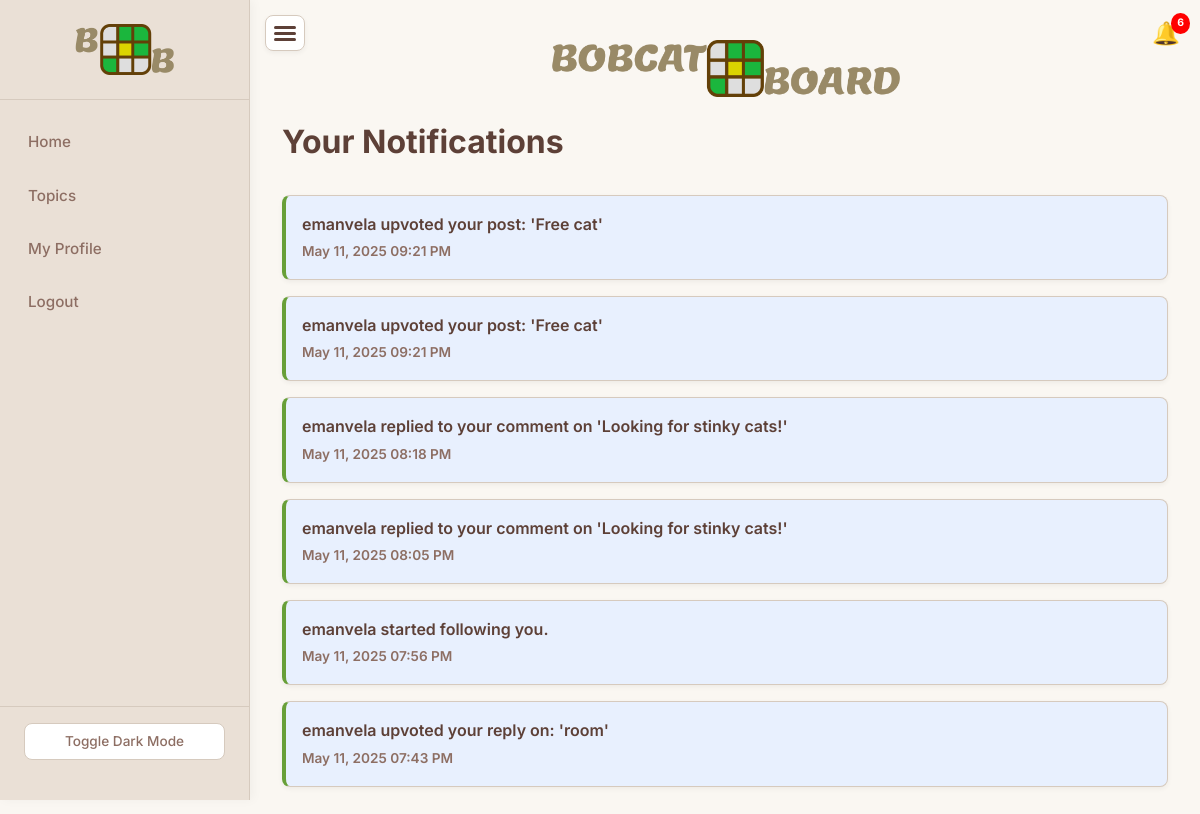
/notifications (signed in), run on the app's committed database.
### app/models.py (models this page shows, shortened)
class Notification(db.Model):
    id = db.Column(db.Integer, primary_key=True)
    user_id = db.Column(db.Integer, db.ForeignKey('user.id'), nullable=False)
    message = db.Column(db.String(255), nullable=False)
    timestamp = db.Column(db.DateTime, default=datetime.utcnow)
    is_read = db.Column(db.Boolean, default=False)
    user = db.relationship('User', backref='notifications')

### app/routes.py (the view)
@main.route('/notifications')
@login_required
def notifications():
    notifications = Notification.query.filter_by(user_id=current_user.id).order_by(Notification.timestamp.desc()).all()
    unread_ids = [n.id for n in notifications if not n.is_read]
    for n in notifications:
        if not n.is_read:
            n.is_read = True
    db.session.commit()
    return render_template('notifications.html', notifications=notifications, unread_ids=unread_ids, title="Your Notifications")

### app/routes.py (called while the page is built)
@login_manager.user_loader
def load_user(user_id):
    return User.query.get(int(user_id))

@main.app_context_processor
def inject_notification_count():
    if current_user.is_authenticated:
        count = Notification.query.filter_by(user_id=current_user.id, is_read=False).count()
        return dict(unread_notifications_count=count)
    return dict(unread_notifications_count=0)

### app/templates/notifications.html (shortened to what this page needs)
{% extends "base.html" %}
{% block content %}
<div style="display: flex; justify-content: center; align-items: center;">
    <a href="{{ url_for('main.home_page') if current_user.is_authenticated else url_for('main.login') }}" class="sidebar-brand" style="display: flex; justify-content: center; align-items: center;">
        <img src="../static/assets/Bobcat board text logo.png" alt="Bobcat Board" style="max-width: 350px;">
    </a>
</div>
<h1>Your Notifications</h1>
{% if notifications %}
    <ul class="notification-list">
        {% for note in notifications %}
            <li class="notification-item {% if note.id in unread_ids %}unread-temp{% else %}read{% endif %}">
                <div class="notification-message">
                    {% if note.post_id %}
                        <a href="{{ url_for('main.view_post', post_id=note.post_id) }}">{{ note.message }}</a>
                    {% else %}
                        {{ note.message }}
                    {% endif %}
                </div>
                <div class="notification-timestamp">{{ note.timestamp.strftime('%b %d, %Y %I:%M %p') }}</div>
            </li>
        {% endfor %}
    </ul>
{% else %}
    <p class="text-center text-muted">You have no notifications.</p>
{% endif %}
{% endblock %}

### app/static/styles.css (style rules this page uses)
:root { --font-primary: 'Inter', sans-serif; --card-hover-bg: #fefcf9; --background-main-light: #FAF7F2; --background-card-light: #FFFFFF; --sidebar-bg-light: #EAE0D6; --text-primary-light: #5D4037; --text-secondary-light: #8D6E63; --border-color-light: #D6CABE; --accent-primary-light: #689F38; --accent-primary-darker-light: #558B2F; --accent-secondary-light: #A1887F; --shadow-soft-light: 0 2px 5px rgba(0,0,0,0.05); --shadow-medium-light: 0 4px 12px rgba(93,64,55,0.08); --input-bg-light: #FFFCF9; --input-border-light: #BEB5AD; --input-focus-shadow-light: rgba(104, 159, 56, 0.25); --tag-badge-bg-light: #E9E4DD; --tag-badge-text-light: var(--text-secondary-light); --vote-score-bubble-bg-light: #E9E4DD; --vote-score-bubble-hover-bg-light: #DCD3C9; --default-pfp-bg-light: var(--accent-primary-light); --button-text-dark-on-green: #1a1a1a; --notification-bg: #ffffff; --background-main-dark: #2A231F; --background-card-dark: #3D352F; --sidebar-bg-dark: #302823; --sidebar-active-bg: #3a332d; --text-primary-dark: #E8E0D8; --text-secondary-dark: #B0A093; --border-color-dark: #5D4037; --accent-primary-dark: #8BC34A; --accent-primary-darker-dark: #7CB342; --accent-secondary-dark: #BCAAA4; --shadow-soft-dark: 0 2px 8px rgba(0,0,0,0.3); --shadow-medium-dark: 0 4px 15px rgba(0,0,0,0.4); --input-bg-dark: #4A3F3A; --input-border-dark: #5D4037; --input-focus-shadow-dark: rgba(139, 195, 74, 0.3); --tag-badge-bg-dark: #5D4037; --tag-badge-text-dark: var(--text-secondary-dark); --vote-score-bubble-bg-dark: #5D4037; --vote-score-bubble-hover-bg-dark: #705B51; --default-pfp-bg-dark: var(--accent-primary-dark); --background-main: var(--background-main-light); --background-card: var(--background-card-light); --sidebar-bg: var(--sidebar-bg-light); --text-primary: var(--text-primary-light); --text-secondary: var(--text-secondary-light); --border-color: var(--border-color-light); --accent-primary: var(--accent-primary-light); --accent-primary-darker: var(--accent-primary-darker-light); --accent-secondary: var(--accent-secondary-light); --shadow-soft: var(--shadow-soft-light); --shadow-medium: var(--shadow-medium-light); --input-bg: var(--input-bg-light); --input-border: var(--input-border-light); --input-focus-shadow: var(--input-focus-shadow-light); --tag-badge-bg: var(--tag-badge-bg-light); --tag-badge-text: var(--tag-badge-text-light); --vote-score-bubble-bg: var(--vote-score-bubble-bg-light); --vote-score-bubble-hover-bg: var(--vote-score-bubble-hover-bg-light); --default-pfp-bg: var(--default-pfp-bg-light); --sidebar-width: 250px; --sidebar-transition-speed: 0.3s; --border-radius-small: 4px; --border-radius-medium: 8px; --border-radius-large: 12px; }
*, *::before, *::after { box-sizing: border-box; }
body { font-family: var(--font-primary); background-color: var(--background-main); color: var(--text-primary); margin: 0; padding: 0; line-height: 1.6; font-size: 16px; transition: background-color 0.3s ease, color 0.3s ease; }
.sidebar-brand { font-size: 1.6rem; font-weight: 700; color: var(--text-primary); text-decoration: none; white-space: nowrap; }
h1, h2, h3, h4, h5, h6 { font-family: var(--font-primary); color: var(--text-primary); margin-top: 1.5rem; margin-bottom: 1rem; line-height: 1.3; font-weight: 600; }
h1 { font-size: 2rem; font-weight: 700; }
a { color: var(--accent-primary); text-decoration: none; transition: color 0.2s ease; }
.notification-list { list-style: none; padding: 0; margin: 2rem 0; }
.notification-item { padding: 1rem 1.25rem; margin-bottom: 1rem; border-radius: var(--border-radius-medium); background-color: var(--background-card); border: 1px solid var(--border-color); box-shadow: var(--shadow-soft); transition: background-color 0.3s ease; }
.notification-item.unread-temp { background-color: #e8f0fe; transition: background-color 0.5s ease; }
.notification-timestamp { font-size: 0.8rem; color: var(--text-secondary); }
.notification-item { background-color: var(--notification-bg); color: var(--text-primary); padding: 1rem; border-radius: 8px; margin-bottom: 1rem; box-shadow: var(--shadow-soft); transition: background-color 0.3s ease, color 0.3s ease; }
.notification-item.unread-temp { font-weight: 600; border-left: 4px solid var(--accent-primary); }
.notification-timestamp { font-size: 0.85rem; color: var(--text-secondary); margin-top: 0.25rem; }

### data on the page
Notification: message "emanvela upvoted your post: 'Free cat'", timestamp "May 11, 2025 09:21 PM"
Notification: message "emanvela upvoted your post: 'Free cat'", timestamp "May 11, 2025 09:21 PM"
Notification: message "emanvela replied to your comment on 'Looking for stinky cats!'", timestamp "May 11, 2025 08:18 PM"
Notification: message "emanvela replied to your comment on 'Looking for stinky cats!'", timestamp "May 11, 2025 08:05 PM"
Notification: message "emanvela started following you.", timestamp "May 11, 2025 07:56 PM"
Notification: message "emanvela upvoted your reply on: 'room'", timestamp "May 11, 2025 07:43 PM"

### other printed values
{{ unread_notifications_count }} "6"
